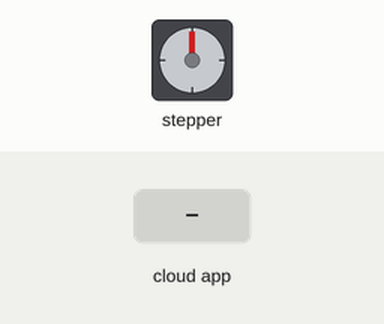
The sketch below on a simulated Arduino Uno, built with avr-gcc and run on an emulated ATmega328P. Parts: stepper motor. Wiring (inferred from the names in the program): stepper motor driver (200 steps per turn assumed): step pin 3; direction pin 2. The test bench sets the inputs (shaded band). The RemoteXY app is connected.

Above: at 1.2 s.
1.3 s: the phone or cloud app sets on_off to 1
At 1.45 s:
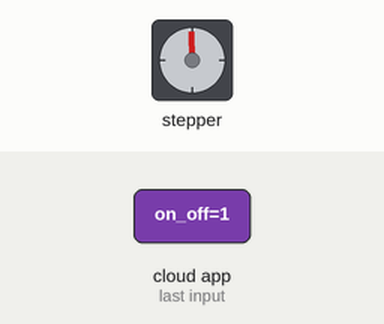
At 2.07 s:
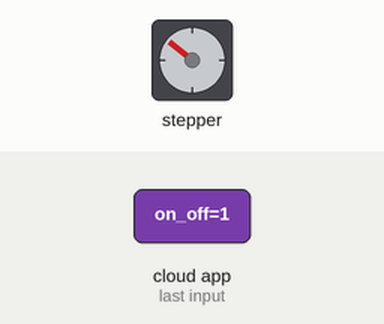
4.3 s: the phone or cloud app sets slider_1 to 25
7.3 s: the phone or cloud app sets slider_1 to 0
10.3 s: the phone or cloud app sets cw_ccw to 1
13.3 s: the phone or cloud app sets on_off to 0
At 13.3 s:
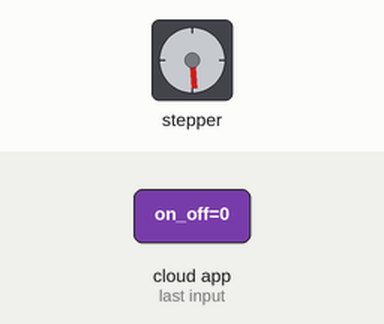
14.8 s: the phone or cloud app sets on_off to 1
At 15.27 s:
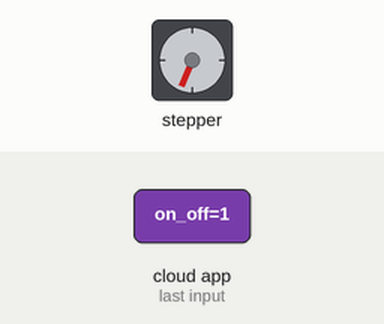
Timing chart, 0 to 18.8 s (numbered marks = the images above; inputs shaded):
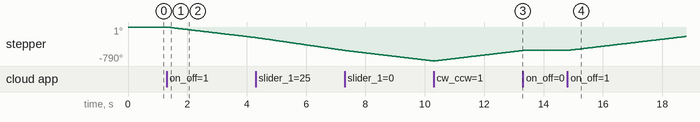

The sketch:

Arduino_Turntable_with_RemoteXY.ino
```cpp
/* Example sketch to control a stepper motor with TB6600 stepper motor driver and Arduino without a library: continuous rotation. More info: https://www.makerguides.com */
/*
   -- New project --

   This source code of graphical user interface
   has been generated automatically by RemoteXY editor.
   To compile this code using RemoteXY library 2.4.3 or later version
   download by link http://remotexy.com/en/library/
   To connect using RemoteXY mobile app by link http://remotexy.com/en/download/
     - for ANDROID 4.5.1 or later version;
     - for iOS 1.4.1 or later version;

   This source code is free software; you can redistribute it and/or
   modify it under the terms of the GNU Lesser General Public
   License as published by the Free Software Foundation; either
   version 2.1 of the License, or (at your option) any later version.
*/

//////////////////////////////////////////////
//        RemoteXY include library          //
//////////////////////////////////////////////

// RemoteXY select connection mode and include library
//#define REMOTEXY_MODE__HC05_SOFTSERIAL
#define REMOTEXY_MODE__SOFTSERIAL
#include <SoftwareSerial.h>

#include <RemoteXY.h>

// RemoteXY connection settings
#define REMOTEXY_SERIAL_RX 4
#define REMOTEXY_SERIAL_TX 5
#define REMOTEXY_SERIAL_SPEED 9600

// Define stepper motor connections:
#define dirPin 2
#define stepPin 3

// RemoteXY configurate
#pragma pack(push, 1)
uint8_t RemoteXY_CONF[] =
  { 255,3,0,0,0,75,0,10,28,1,
  4,128,7,63,49,7,94,26,129,0,
  26,58,9,3,24,83,112,101,101,100,
  0,2,1,7,22,46,5,1,31,31,
  31,79,78,0,79,70,70,0,2,1,
  7,44,46,5,13,31,31,31,67,67,
  87,0,67,87,0,129,0,24,37,13,
  3,24,68,105,114,101,99,116,105,111,
  110,0 };

// this structure defines all the variables and events of your control interface
struct {

    // input variables
  int8_t slider_1; // =0..100 slider position
  uint8_t on_off; // =1 if switch ON and =0 if OFF
  uint8_t cw_ccw; // =1 if switch ON and =0 if OFF

    // other variable
  uint8_t connect_flag;  // =1 if wire connected, else =0

} RemoteXY;
#pragma pack(pop)

/////////////////////////////////////////////
//           END RemoteXY include          //
/////////////////////////////////////////////

unsigned long previousMillis = 0;

byte interval = 10;

void setup()
{

  RemoteXY_Init ();

    // Declare pins as output:
  pinMode(stepPin, OUTPUT);
  pinMode(dirPin, OUTPUT);

  // Set the spinning direction CW/CCW:
  //digitalWrite(dirPin, LOW);
  // TODO you setup code

}

void loop()
{
  RemoteXY_Handler ();
  unsigned long currentMillis = millis();
  static byte toggle = 0;
  digitalWrite(dirPin, RemoteXY.cw_ccw);
  interval = 1 + 10 - RemoteXY.slider_1/10;

  if ( (currentMillis - previousMillis >= interval) && RemoteXY.on_off == 1)
  {
    // save the last time you blinked the LED
    previousMillis = currentMillis;
    // TODO you loop code
    // use the RemoteXY structure for data transfer
    // do not call delay()
    if(toggle == 1)
    {
      digitalWrite(stepPin, LOW);
      toggle = 0;
    }
    else if(toggle == 0)
    {
      digitalWrite(stepPin, HIGH);
      toggle = 1;
    }
  }

}
```

Measured:
- after the input at 1.3 s, stepper: keeps turning counter-clockwise at about 82°/s, starting at once
- after the input at 13.3 s, stepper: stops changing and stays -545°
- after the input at 14.8 s, stepper: keeps turning clockwise at about 82°/s, starting at once
